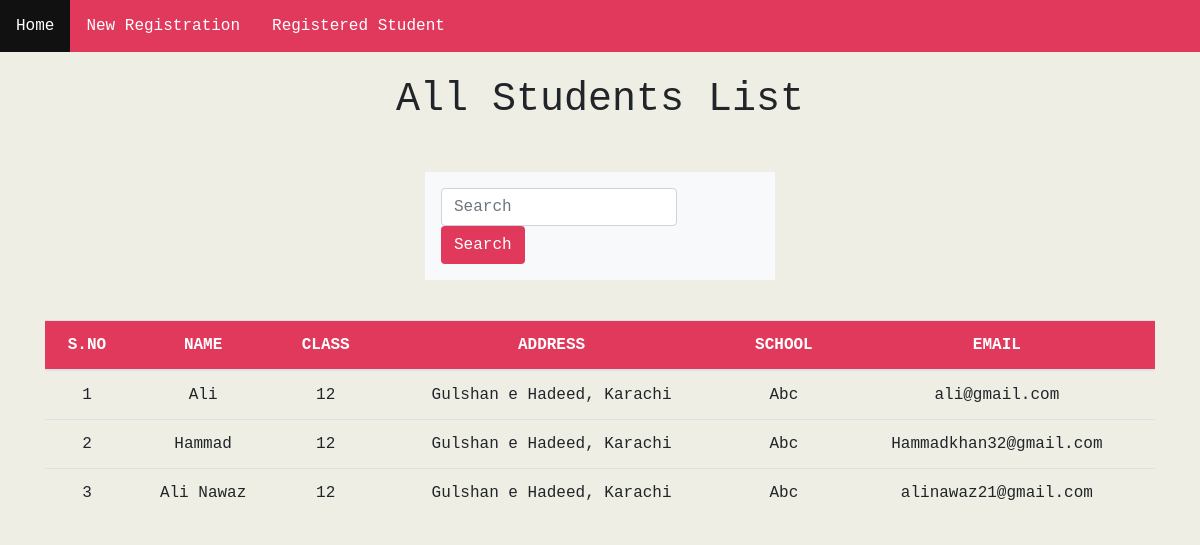
Screenshot of /Existing/ with the database file from the repository.
### sapp/models.py (models this page shows, shortened)
class Student(models.Model):
    name = models.CharField(max_length=30)
    sclass = models.CharField(max_length=30)
    address = models.CharField(max_length=30)
    school = models.CharField(max_length=30)
    email = models.EmailField(max_length=40)

### sapp/views.py (the view)
# urls.py: path('Existing/', views.Existing, name='Existing'),
def Existing(request):
    queryset = Student.objects.all()
    return render(request, 'existing.html', {'queryset': queryset})

### templates/existing.html (shortened to what this page needs)
{% extends 'base.html' %}
{% block content %}
<h1 class="text-center my-4">All Students List</h1>
<div class="row">
    <div class="col-sm-4 mx-auto my-4 ">
        <nav class="navbar navbar-light bg-light p-3">
  <form class="form-inline">
    <input class="form-control mr-sm-4" type="search" placeholder="Search" aria-label="Search">
    <button class="btn text-white my-2 my-sm-0" type="submit" style="background-color:#E0395c;">Search</button>
  </form>
</nav>
    </div>
</div>
<div class="row my-3">
    <div class="col-md-12">
        <table class="table text-center">
  <thead style="background-color:#E0395c;color:white;">
    <tr>
      <th>S.NO</th>
      <th>NAME</th>
        <th>CLASS</th>
        <th>ADDRESS</th>
        <th>SCHOOL</th>
        <th>EMAIL</th>
    </tr>
  </thead>
  <tbody>
  {% for k in queryset %}
    <tr>
        <td>{{forloop.counter}}</td>
        <td>{{k.name}}</td>
        <td>{{k.sclass}}</td>
        <td>{{k.address}}</td>
        <td>{{k.school}}</td>
        <td>{{k.email}}</td>
    </tr>
  {% endfor %}
  </tbody>
</table>
    </div>
</div>
{% endblock content %}

### templates/base.html (shortened to what this page needs)
<!DOCTYPE html>
<html lang="en">
<head>
<link rel="stylesheet" href="https://cdn.jsdelivr.net/npm/bootstrap@4.0.0/dist/css/bootstrap.min.css">
</head>
<body>
{% include 'menu.html' %}
<div class="container">
    {% block content %}
    {% endblock content %}
</div>
</body>
</html>

### templates/menu.html (shortened to what this page needs)
<ul>
  <li><a href="/" >Home</a></li>
  <li><a href="/Register/">New Registration</a></li>
    <li><a href="/Existing/">Registered Student</a></li>
</ul>

### templates/base.html (style rules this page uses)
* { margin:0; padding:0; font-family: monospace; }
body { background-color:#eeeee4; }
ul { list-style-type: none; margin: 0; padding: 0; overflow: hidden; background-color:#E0395c; }
li { float: left; }
li a { display: block; color: white; text-align: center; padding: 14px 16px; text-decoration: none; }

### rows the page displays
Student: name "Ali", sclass "12", address "Gulshan e Hadeed, Karachi", school "Abc", email "ali@gmail.com"
Student: name "Hammad", sclass "12", address "Gulshan e Hadeed, Karachi", school "Abc", email "Hammadkhan32@gmail.com"
Student: name "Ali Nawaz", sclass "12", address "Gulshan e Hadeed, Karachi", school "Abc", email "alinawaz21@gmail.com"
